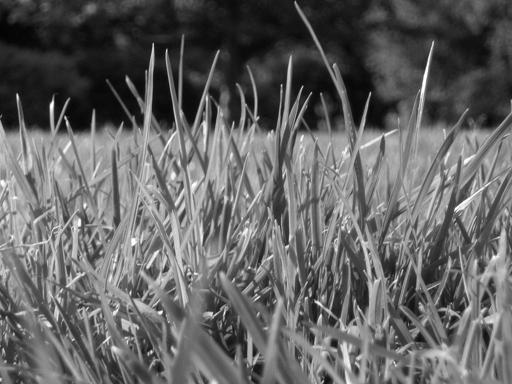
#> input picture Lab 2/code/Image_enhancement/images/image1.jpg, 512 x 384 px
$ python denoise.py
#> lines starting #> are read from the running program, lines starting #| are printed output that depends on the picture
### Lab 2/code/Image_enhancement/myPSNR.py
import cv2
import numpy as np


def myPSNR(orig_image, approx_image):
    assert orig_image.shape == approx_image.shape, "please use images of the same shape"

    # convert pixels to float values
    if orig_image.dtype != np.dtype('float32'):
        orig_image = orig_image.astype('float32')

    if approx_image.dtype != np.dtype('float32'):
        approx_image = approx_image.astype('float32')

    # compute RMSE
    RMSE = np.sqrt(np.mean( (orig_image - approx_image) ** 2 ))
    PSNR = 20 * np.log10(orig_image.max() / RMSE)

    return PSNR


# [5 lines that do not run on import are left out]

### Lab 2/code/Image_enhancement/denoise.py
import cv2
import numpy as np

from matplotlib import pyplot as plt
from myPSNR import myPSNR


def denoise(image, kernel_type, **kwargs):
    if kernel_type == 'box':
        assert 'kernel_size' in kwargs

        ksize = kwargs['kernel_size']
        if isinstance(ksize, int):
            ksize = (ksize, ksize)

        del kwargs['kernel_size']
        if 'sigma' in kwargs: del kwargs['sigma']

        imOut = cv2.blur(image, ksize, **kwargs)

    elif kernel_type == 'median':
        assert 'kernel_size' in kwargs

        ksize = kwargs['kernel_size']
        if isinstance(ksize, tuple):
            ksize = ksize[0]

        del kwargs['kernel_size']
        if 'sigma' in kwargs: del kwargs['sigma']

        imOut = cv2.medianBlur(image, ksize, **kwargs)

    elif kernel_type == 'gaussian':
        assert all(arg in kwargs for arg in ['kernel_size', 'sigma'])

        ksize = kwargs['kernel_size']
        sigmaX, sigmaY = kwargs['sigma']

        if isinstance(ksize, int):
            ksize = (ksize, ksize)

        del kwargs['kernel_size'], kwargs['sigma']

        imOut = cv2.GaussianBlur(image, ksize, sigmaX, sigmaY, **kwargs)

    else:
        print('Operation not implemented')

    return imOut


if __name__ == '__main__':
    psnr = np.ndarray([2, 3, 3])

    for i, noise in enumerate(['saltpepper', 'gaussian']):
        # read original and poluted (with noise) images
        original_image = cv2.imread(f'images/image1.jpg')
#> original_image is the input picture: shape (384, 512, 3); min 0, max 255, mean 99.4
        poluted_image = cv2.imread(f'images/image1_{noise}.jpg')
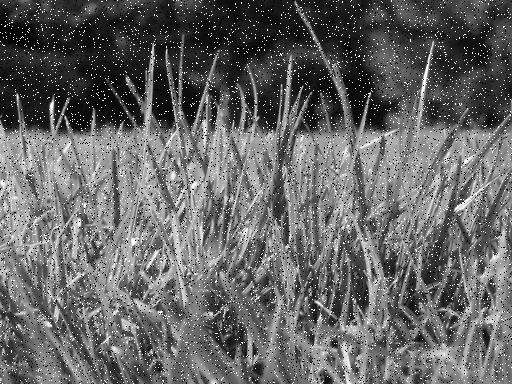
#> input picture Lab 2/code/Image_enhancement/images/image1_saltpepper.jpg, 512 x 384 px
#> poluted_image is the input picture: shape (384, 512, 3); min 0, max 255, mean 101.7

        # report PSNR between original and poluted image.
        print()
        print('Original - Noised PSNR: %.2f dB.' % myPSNR(original_image, poluted_image))
#> in myPSNR, `RMSE = np.sqrt(np.mean( (orig_image - approx_image) ** 2 ))`: RMSE = 39.92
#> in myPSNR, `PSNR = 20 * np.log10(orig_image.max() / RMSE)`: PSNR = 16.11
#| Original - Noised PSNR: 16.11 dB.
        print('=' * 34)

        # iterate over 6 different filters for denoising
        for j, kernel_type in enumerate(['box', 'median']):
            fig, ax = plt.subplots(1, 4)
            for axis in ax: axis.set_axis_off()

            for k, kernel_size in enumerate([3, 5, 7]):
                denoised_image = denoise(
                    poluted_image,
                    kernel_type=kernel_type,
                    kernel_size=kernel_size,
                )

                # report PSNR
                psnr[i, j, k] = myPSNR(original_image, denoised_image)
                print(f'{noise:^10s} - {kernel_type:^8s} - {kernel_size}: {psnr[i, j, k]:.2f} dB.')

                # plot denoised image
                ax[k+1].imshow(denoised_image)
                ax[k+1].set_title(f'kernel size = {kernel_size}x{kernel_size}', fontsize=5)

            # plot original image next to denoised & save results
            ax[0].imshow(original_image)
            ax[0].set_title('Original', fontsize=5)

            fig.savefig(
                f'../../result_images/{noise}_{kernel_type}.eps',
                pad_inches=0,
                bbox_inches='tight',
            )
#> this loop made 2 passes
#> pass 1, in denoise, `imOut = cv2.blur(image, ksize, **kwargs)`:
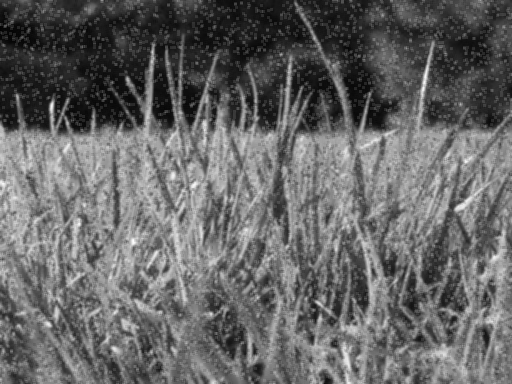
#> imOut: shape (384, 512, 3); min 2, max 253, mean 101.7
#> pass 1, in denoise (call 2), `imOut = cv2.blur(image, ksize, **kwargs)`:
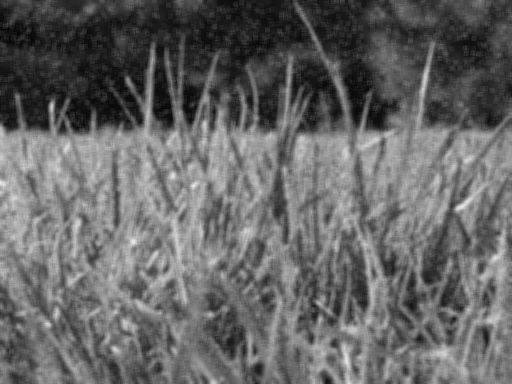
#> imOut: shape (384, 512, 3); min 4, max 236, mean 101.7
#> pass 1, `fig.savefig( f'../../result_images/{noise}_{kernel_type}.eps', pad_inc..`:
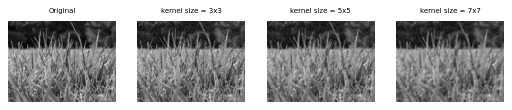
#> figure drawn by matplotlib, 4 panels
#> pass 2 of the loop `for i, noise in enumerate(['saltpepper', 'gaussian']):`:
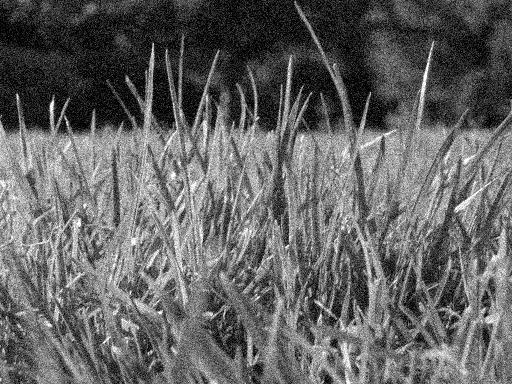
#> input picture Lab 2/code/Image_enhancement/images/image1_gaussian.jpg, 512 x 384 px
#> poluted_image is the input picture: shape (384, 512, 3); min 0, max 255, mean 99.9
#| Original - Noised PSNR: 20.58 dB.
#> the loop `for j, kernel_type in enumerate(['box', 'median']):` made 2 passes
#> (printed output is left out)
#> pass 1, `fig.savefig( f'../../result_images/{noise}_{kernel_type}.eps', pad_inc..`:
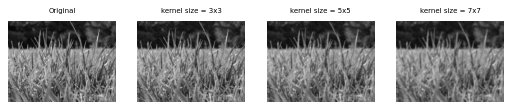
#> figure drawn by matplotlib, 4 panels

    ###############################################################################################
    #                                             PART 2                                          #
    ###############################################################################################
    print()
    print('Gaussian filtering')
    print('=' * 34)

    for i, noise in enumerate(['saltpepper', 'gaussian']):
        original_image = cv2.imread(f'images/image1.jpg')
        poluted_image = cv2.imread(f'images/image1_{noise}.jpg')

        fig, ax = plt.subplots(1, 4)
        for axis in ax: axis.set_axis_off()

        # iterate over possible parameters
        for k, sigma in enumerate([1, 2, 3]):
            denoised_image = denoise(
                poluted_image,
                kernel_type='gaussian',
                kernel_size=4*sigma+1,
                sigma=(sigma, sigma),
            )

            # report PSNR
            psnr[i, 2, k] = myPSNR(original_image, denoised_image)
            print(f'{noise:^10} - gaussian - {sigma}: {psnr[i, 2, k]:.2f} dB.')

            # plot denoised image
            ax[k+1].imshow(denoised_image)
            ax[k+1].set_title(f'$\sigma$ = ({sigma}, {sigma})', fontsize=5)
#> this loop made 3 passes
#> (RMSE in myPSNR, PSNR in myPSNR) on passes 1 to 3: (16.31, 23.88), (19.47, 22.34), (22.92, 20.93)
#| saltpepper - gaussian - 1: 23.88 dB.
#| saltpepper - gaussian - 2: 22.34 dB.
#| saltpepper - gaussian - 3: 20.93 dB.

        ax[0].imshow(original_image)
        ax[0].set_title('Original', fontsize=5)

        fig.savefig(
            f'../../result_images/{noise}_gaussian.eps',
            pad_inches=0,
            bbox_inches='tight',
        )
#> pass 2 of the loop `for i, noise in enumerate(['saltpepper', 'gaussian']):`:
#> the loop `for k, sigma in enumerate([1, 2, 3]):` made 3 passes
#> (RMSE in myPSNR, PSNR in myPSNR) on passes 1 to 3: (12.19, 26.41), (17.9, 23.07), (21.92, 21.31)
#> (printed output is left out)
#> pass 2, in denoise (call 17), `imOut = cv2.GaussianBlur(image, ksize, sigmaX, sigmaY, **kwargs)`:
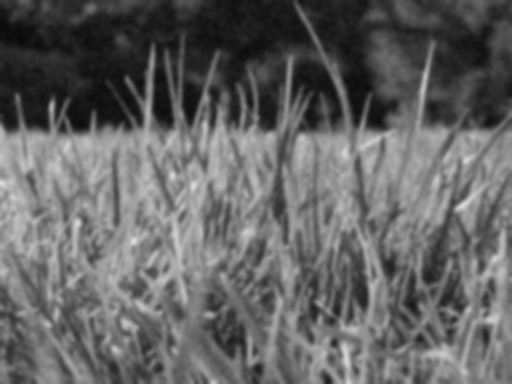
#> imOut: shape (384, 512, 3); min 10, max 223, mean 99.8

    ###############################################################################################
    #                                             PLOTS                                           #
    ###############################################################################################

    # plot PSNR performance by kernel size
    plt.clf()
    plt.ylabel('PSNR (dB)')
    plt.xlabel('kernel size')
    plt.xticks([3, 5, 7])
    plt.ylim([20.5, 28.5])

    colors = ['r', 'b']
    styles = ['-o', '--o']
    for i, noise in enumerate(['saltpepper', 'gaussian']):
        for j, kernel_type in enumerate(['box', 'median']):
            plt.plot(
                [3, 5, 7], psnr[i, j, :],
                styles[j], c=colors[i], label=f'{noise} {kernel_type}',
            )
    plt.legend()

    plt.savefig(
            '../../result_images/PSNR_1.eps',
            pad_inches=0.1,
            bbox_inches='tight',
            format='eps'
        )
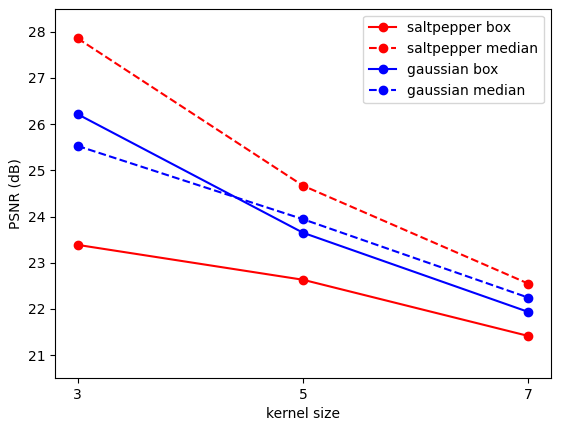
#> figure drawn by matplotlib, 1 panel

    # plot PSNR performance by sigma
    plt.clf()
    plt.ylabel('PSRN (dB)')
    plt.xlabel('sigma')
    plt.xticks([1, 2, 3])
    plt.ylim([20.5, 28.5])

    colors = ['r', 'b']
    styles = ['-o', '--o']
    for i, noise in enumerate(['saltpepper', 'gaussian']):
        plt.plot(
            [1, 2, 3], psnr[i, 2, :],
            styles[j], c=colors[i], label=f'{noise} gaussian',
        )
    plt.legend()

    plt.savefig(
            '../../result_images/PSNR_2.eps',
            pad_inches=0.1,
            bbox_inches='tight',
            format='eps'
        )
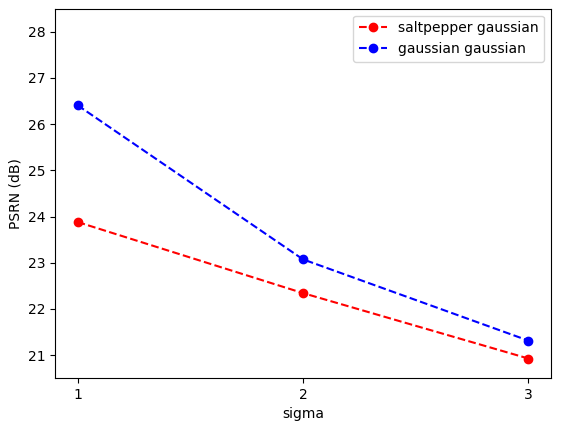
#> figure drawn by matplotlib, 1 panel
